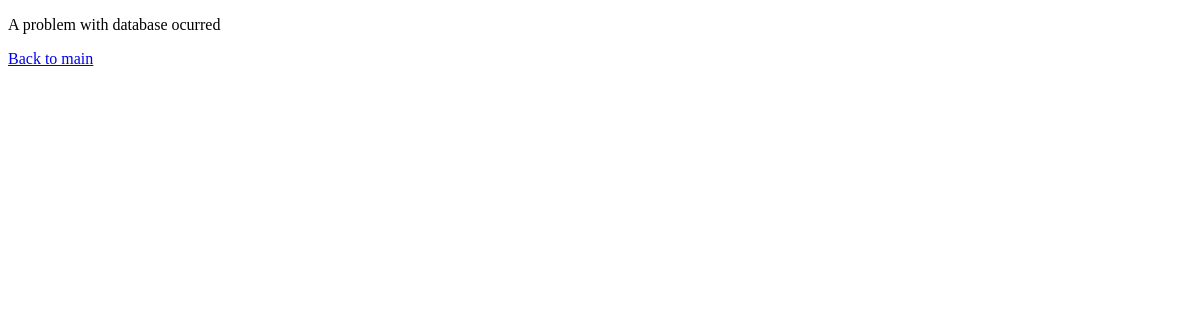
The app's page /index.php?controller=employee&action=getAllEmployees, older data.
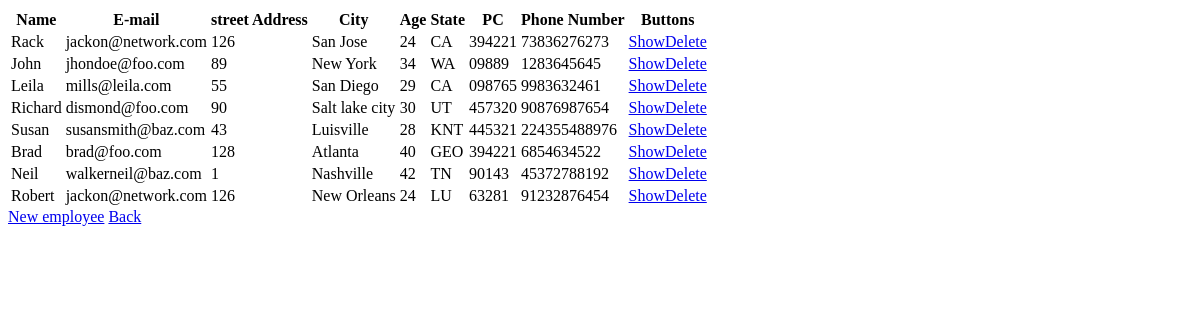
The same page, newer data.
### tables this page shows
CREATE TABLE `employees` (
  `id` int(50) NOT NULL,
  `name` varchar(50) NOT NULL,
  `lastName` varchar(50) DEFAULT '""',
  `email` varchar(50) NOT NULL,
  `gender` varchar(50) DEFAULT '""',
  `age` int(50) NOT NULL,
  `streetAddress` varchar(50) NOT NULL,
  `city` varchar(50) NOT NULL,
  `state` varchar(3) NOT NULL,
  `PC` varchar(50) NOT NULL,
  `phoneNumber` varchar(50) NOT NULL,
  `avatar` varchar(100) DEFAULT '"..\\/assets\\/images\\/no-user.png"'
);

### models/employeeModel.php (called while the page is built, shortened)
<?php
require_once "config/constants.php";
function get()
{
  try {
    global $dataBase;
    $response = mysqli_query($dataBase, 'SELECT * FROM employees');
    return mysqli_fetch_all($response);
  } catch (Throwable $th) {
    return false;
  }
}

### helpers/helpers.php (called while the page is built)
<?php
function error($error)
{
  $errorMsg = $error;
  require_once VIEWS . "/error/error.php";
}

### views/employee/employeeDashboard.php (the view, shortened to what this page needs)
<!DOCTYPE html>
<html lang="en">
<head>
</head>
<body>
  <table class="table">
    <tr>
      <th>Name</th>
      <th>E-mail</th>
      <th>street Address</th>
      <th>City</th>
      <th>Age</th>
      <th>State</th>
      <th>PC</th>
      <th>Phone Number</th>
      <th>Buttons</th>
    </tr>
    <?php
    if (isset($employees)) {
      foreach ($employees as $employee) {
        echo "<tr>";
        echo "<td>$employee[1]</td>";
        echo "<td>$employee[3]</td>";
        echo "<td>$employee[6]</td>";
        echo "<td>$employee[7]</td>";
        echo "<td>$employee[5]</td>";
        echo "<td>$employee[8]</td>";
        echo "<td>$employee[9]</td>";
        echo "<td>$employee[10]</td>";
        echo "<td><a  href='index.php?controller=employee&action=getEmployee&id=$employee[0]' class='button'>Show</a><a  href='index.php?controller=employee&action=deleteEmployee&id=$employee[0]' class='button'>Delete</a></td>";
        echo "</tr>";
      }
    } else {
      error("A problem with database ocurred");
    }
    ?>
  </table>
  <a href="index.php?controller=employee&action=newEmployee">New employee</a>
  <a href="index.php">Back</a>
</body>
</html>

### index.php (shortened to what this page needs)
<?php
require_once "helpers/helpers.php";
if (isset($_REQUEST['controller'])) {
  file_exists(CONTROLLERS . $_REQUEST['controller'] . "Controller.php") ?
    require_once(CONTROLLERS . $_REQUEST['controller'] . "Controller.php") :
    error("This controller does not exists");
} else {
  empty($_REQUEST) ?
    require(VIEWS . "main/main.php") :
    header("Location: index.php");
}

### controllers/employeeController.php (shortened to what this page needs)
<?php
if (isset($_REQUEST['action'])) {
  function_exists($_REQUEST['action']) ?
    call_user_func($_REQUEST['action'], $_REQUEST) :
    error("this action does not exist");
} else {
  error("there is not action defined");
}
function getAllEmployees()
{
  require_once MODELS . "employeeModel.php";
  if (get()) {
    $employees = get();
    require_once "./views/employee/employeeDashboard.php";
  } else {
    error("A problem with database ocurred");
  }
}

### views/error/error.php (shortened to what this page needs)
<!DOCTYPE html>
<html lang="en">
<head>
</head>
<body>
  <main class="main">
    <?= isset($errorMsg) ? "<p class='error'>$errorMsg</p>" : "<p class='error'>Fatal Error</p>" ?>
    <a class="buttons" href='index.php'>Back to main</a>
  </main>
</body>
</html>

Row changes from the older to the newer data that the page shows:
added employees: name "Rack", email "jackon@network.com", streetAddress "126", city "San Jose", age "24", state "CA", PC "394221", phoneNumber "73836276273"
added employees: name "John", email "jhondoe@foo.com", streetAddress "89", city "New York", age "34", state "WA", PC "09889", phoneNumber "1283645645"
added employees: name "Leila", email "mills@leila.com", streetAddress "55", city "San Diego", age "29", state "CA", PC "098765", phoneNumber "9983632461"
added employees: name "Richard", email "dismond@foo.com", streetAddress "90", city "Salt lake city", age "30", state "UT", PC "457320", phoneNumber "90876987654"
added employees: name "Susan", email "susansmith@baz.com", streetAddress "43", city "Luisville", age "28", state "KNT", PC "445321", phoneNumber "224355488976"
added employees: name "Brad", email "brad@foo.com", streetAddress "128", city "Atlanta", age "40", state "GEO", PC "394221", phoneNumber "6854634522"
added employees: name "Neil", email "walkerneil@baz.com", streetAddress "1", city "Nashville", age "42", state "TN", PC "90143", phoneNumber "45372788192"
added employees: name "Robert", email "jackon@network.com", streetAddress "126", city "New Orleans", age "24", state "LU", PC "63281", phoneNumber "91232876454"
Text that changed along with them:
$errorMsg: "A problem with database ocurred" → (not shown)
text no longer shown: "Back to main"
text now shown: "Name E-mail street Address City Age State PC Phone Number Buttons New employee Back"
